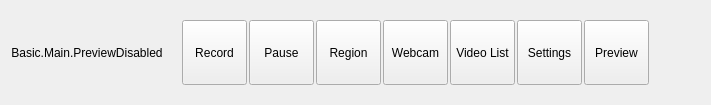
  <widget class="QWidget" name="centralwidget">
   <layout class="QVBoxLayout" name="verticalLayout">
    <item>
     <layout class="QHBoxLayout" name="horizontalLayout_2">
      <item>
       <widget class="QLabel" name="previewDisabledLabel">
        <property name="sizePolicy">
         <sizepolicy hsizetype="Expanding" vsizetype="Expanding">
          <horstretch>0</horstretch>
          <verstretch>0</verstretch>
         </sizepolicy>
        </property>
        <property name="contextMenuPolicy">
         <enum>Qt::CustomContextMenu</enum>
        </property>
        <property name="text">
         <string>Basic.Main.PreviewDisabled</string>
        </property>
        <property name="alignment">
         <set>Qt::AlignCenter</set>
        </property>
       </widget>
      </item>
      <item>
       <widget class="QWidget" name="controlsDock" native="true">
        <property name="sizePolicy">
         <sizepolicy hsizetype="Preferred" vsizetype="Preferred">
          <horstretch>0</horstretch>
          <verstretch>0</verstretch>
         </sizepolicy>
        </property>
        <property name="minimumSize">
         <size>
          <width>0</width>
          <height>0</height>
         </size>
        </property>
        <property name="maximumSize">
         <size>
          <width>16777215</width>
          <height>85</height>
         </size>
        </property>
        <property name="styleSheet">
         <string notr="true"/>
        </property>
        <layout class="QHBoxLayout" name="horizontalLayout_5">
         <item>
          <layout class="QHBoxLayout" name="horizontalLayout">
           <property name="spacing">
            <number>2</number>
           </property>
           <property name="leftMargin">
            <number>4</number>
           </property>
           <property name="topMargin">
            <number>0</number>
           </property>
           <property name="rightMargin">
            <number>4</number>
           </property>
           <property name="bottomMargin">
            <number>0</number>
           </property>
           <item>
            <widget class="DisableableToolButton" name="recordButton">
             <property name="enabled">
              <bool>true</bool>
             </property>
             <property name="minimumSize">
              <size>
               <width>65</width>
               <height>65</height>
              </size>
             </property>
             <property name="maximumSize">
              <size>
               <width>65</width>
               <height>65</height>
              </size>
             </property>
             <property name="text">
              <string>Record</string>
             </property>
             <property name="icon">
              <iconset resource="obs.qrc">
               <normaloff>:/images/new/record.png</normaloff>:/images/new/record.png</iconset>
             </property>
             <property name="iconSize">
              <size>
               <width>35</width>
               <height>35</height>
              </size>
             </property>
             <property name="toolButtonStyle">
              <enum>Qt::ToolButtonTextUnderIcon</enum>
             </property>
            </widget>
           </item>
           <item>
            <widget class="QToolButton" name="pauseButton">
             <property name="minimumSize">
              <size>
               <width>65</width>
               <height>65</height>
              </size>
             </property>
             <property name="maximumSize">
              <size>
               <width>65</width>
               <height>65</height>
              </size>
             </property>
             <property name="text">
              <string>Pause</string>
             </property>
             <property name="icon">
              <iconset resource="obs.qrc">
               <normaloff>:/images/new/pause.png</normaloff>:/images/new/pause.png</iconset>
             </property>
             <property name="iconSize">
              <size>
               <width>35</width>
               <height>35</height>
              </size>
             </property>
             <property name="toolButtonStyle">
              <enum>Qt::ToolButtonTextUnderIcon</enum>
             </property>
            </widget>
           </item>
           <item>
            <widget class="DisableableToolButton" name="addScreenRegion">
             <property name="minimumSize">
              <size>
               <width>65</width>
               <height>65</height>
              </size>
             </property>
             <property name="maximumSize">
              <size>
               <width>65</width>
               <height>65</height>
              </size>
             </property>
             <property name="text">
              <string notr="true">Region</string>
             </property>
             <property name="icon">
              <iconset resource="obs.qrc">
               <normaloff>:/images/new/monitor.png</normaloff>:/images/new/monitor.png</iconset>
             </property>
             <property name="iconSize">
              <size>
               <width>35</width>
               <height>35</height>
              </size>
             </property>
             <property name="toolButtonStyle">
              <enum>Qt::ToolButtonTextUnderIcon</enum>
             </property>
            </widget>
           </item>
           <item>
            <widget class="DisableableToolButton" name="addWebcamCapture">
             <property name="minimumSize">
              <size>
               <width>65</width>
               <height>65</height>
              </size>
             </property>
             <property name="maximumSize">
              <size>
               <width>65</width>
               <height>65</height>
              </size>
             </property>
             <property name="text">
              <string>Webcam</string>
             </property>
             <property name="icon">
              <iconset resource="obs.qrc">
               <normaloff>:/images/new/video-camera.png</normaloff>:/images/new/video-camera.png</iconset>
             </property>
             <property name="iconSize">
              <size>
               <width>35</width>
               <height>35</height>
              </size>
             </property>
             <property name="toolButtonStyle">
              <enum>Qt::ToolButtonTextUnderIcon</enum>
             </property>
            </widget>
           </item>
           <item>
            <widget class="DisableableToolButton" name="uploadButton">
             <property name="minimumSize">
              <size>
               <width>65</width>
               <height>65</height>
              </size>
             </property>
             <property name="maximumSize">
              <size>
               <width>65</width>
               <height>65</height>
              </size>
             </property>
             <property name="text">
              <string>Video List</string>
             </property>
             <property name="icon">
              <iconset resource="obs.qrc">
               <normaloff>:/images/new/list.png</normaloff>:/images/new/list.png</iconset>
             </property>
             <property name="iconSize">
              <size>
               <width>35</width>
               <height>35</height>
              </size>
             </property>
             <property name="toolButtonStyle">
              <enum>Qt::ToolButtonTextUnderIcon</enum>
             </property>
            </widget>
           </item>
           <item>
            <widget class="DisableableToolButton" name="settingsButton">
             <property name="minimumSize">
              <size>
               <width>65</width>
               <height>65</height>
              </size>
             </property>
             <property name="maximumSize">
              <size>
               <width>65</width>
               <height>65</height>
              </size>
             </property>
             <property name="text">
              <string>Settings</string>
             </property>
             <property name="icon">
              <iconset resource="obs.qrc">
               <normaloff>:/images/new/settings.png</normaloff>:/images/new/settings.png</iconset>
             </property>
             <property name="iconSize">
              <size>
               <width>35</width>
               <height>35</height>
              </size>
             </property>
             <property name="toolButtonStyle">
              <enum>Qt::ToolButtonTextUnderIcon</enum>
             </property>
            </widget>
           </item>
           <item>
            <widget class="QToolButton" name="previewButton">
             <property name="minimumSize">
              <size>
               <width>65</width>
               <height>65</height>
              </size>
             </property>
             <property name="maximumSize">
              <size>
               <width>65</width>
               <height>65</height>
              </size>
             </property>
             <property name="text">
              <string>Preview</string>
             </property>
             <property name="icon">
              <iconset resource="obs.qrc">
               <normaloff>:/images/new/monitor.png</normaloff>:/images/new/monitor.png</iconset>
             </property>
             <property name="iconSize">
              <size>
               <width>35</width>
               <height>35</height>
              </size>
             </property>
             <property name="toolButtonStyle">
              <enum>Qt::ToolButtonTextUnderIcon</enum>
             </property>
            </widget>
           </item>
          </layout>
         </item>
        </layout>
       </widget>
      </item>
      <item>
       <layout class="QHBoxLayout" name="previewLayout">
        <property name="spacing">
         <number>2</number>
        </property>
        <item>
         <layout class="QVBoxLayout" name="previewTextLayout">
          <property name="spacing">
           <number>4</number>
          </property>
          <item>
           <widget class="OBSBasicPreview" name="preview" native="true">
            <property name="sizePolicy">
             <sizepolicy hsizetype="Expanding" vsizetype="Expanding">
              <horstretch>0</horstretch>
              <verstretch>0</verstretch>
             </sizepolicy>
            </property>
            <property name="minimumSize">
             <size>
              <width>32</width>
              <height>32</height>
             </size>
            </property>
            <property name="focusPolicy">
             <enum>Qt::ClickFocus</enum>
            </property>
            <property name="contextMenuPolicy">
             <enum>Qt::CustomContextMenu</enum>
            </property>
            <addaction name="actionRemoveSource"/>
           </widget>
          </item>
         </layout>
        </item>
       </layout>
      </item>
     </layout>
    </item>
   </layout>
  </widget>
